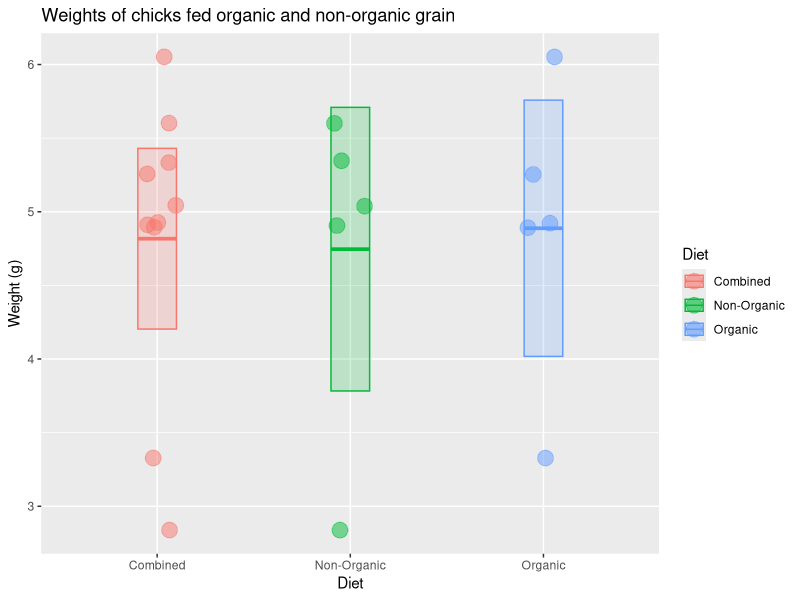

Write R code to recreate this figure. (Note: this script raises an error after producing the figure.)
## ---- chunk 1
x <- c(6.05, 4.89, 3.32, 4.93, 5.25, 5.04, 4.91, 2.84, 5.60, 5.34)
 x
## ---- chunk 2
length(x)  # sample size
 10
 median(x)  # median value
 4.985
 mean(x)    # mean value
 4.817
 sd(x)      # standard deviation
 0.9899725
## ---- chunk 3
n <- length(x) # sample size
 n
 10
 
 sem <- sd(x) / sqrt(n) # standard error of the mean
 sem
 0.3130568
## ---- chunk 4
mean(x) + 1.96 * sem                             # upper limit
 5.430591
 mean(x) - 1.96 * sem                             # lower limit
 4.203409
 c(mean(x) + 1.96 * sem, mean(x) - 1.96 * sem)    # both limits combined
 5.430591; 4.203409
## ---- chunk 5

library(tidyverse)

# check to make sure you did the part above correctly
# if not, generate some fake x data
if (!exists("x") | !is.numeric(x) | !length(x) == 10) x <- rep(1, 10)

# put the chick data into a data frame
chick_data <-
  tibble::tibble(
    diet = rep(c("Combined", "Combined", "Organic", "Non-Organic"), each = 5),
    weight = c(x, x)
  )

# summarize the chick weights by diet
chick_summary <-
  chick_data %>% 
  group_by(diet) %>% 
  summarize(
    mean = mean(weight),
    median = median(weight),
    sd = sd(weight),
    n = n(),
    sem = sd / sqrt(n),
    upper = mean + 1.96 * sem,   # upper confidence limit
    lower = mean - 1.96 * sem,   # lower confidence limit
    .groups = "drop"
  )

# plot chick weights
ggplot(chick_data, aes(x = diet, y = weight, color = diet, fill = diet)) +
  geom_jitter(size = 5, shape = 21, alpha = 0.5, width = 0.1) +
  geom_crossbar(
    mapping = aes(ymin = lower, ymax = upper, y = mean), 
    data = chick_summary,
    width = 0.2, alpha = 0.2
  ) +
  labs(
    title = "Weights of chicks fed organic and non-organic grain",
    x = "Diet",
    color = "Diet",
    fill = "Diet",
    y = "Weight (g)"
  )

## ---- chunk 6
sessioninfo::session_info()
